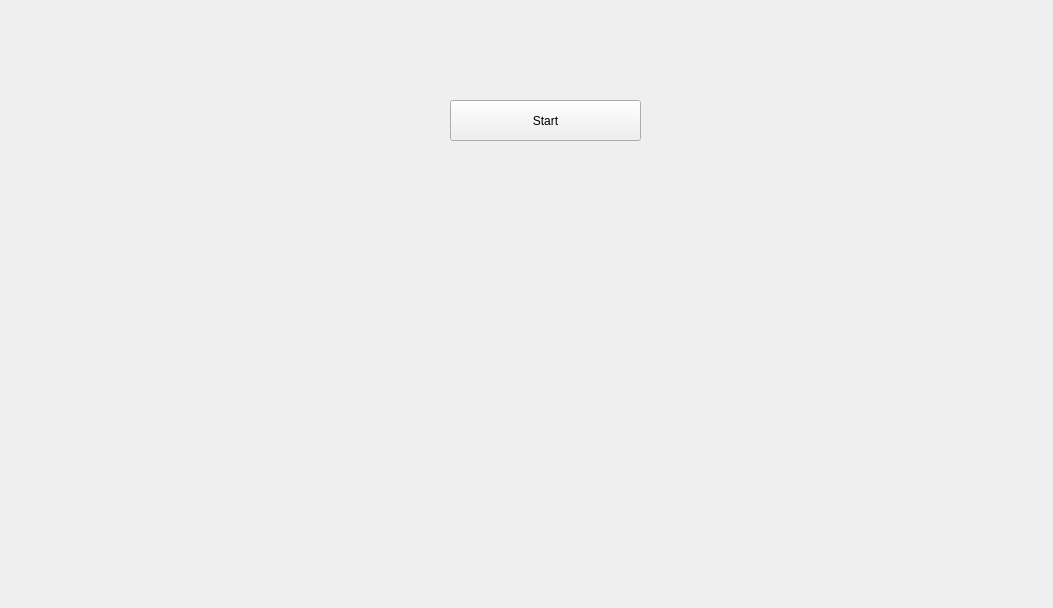
<?xml version="1.0" encoding="UTF-8"?>
<ui version="4.0">
 <class>Form</class>
 <widget class="QWidget" name="Form">
  <property name="geometry">
   <rect>
    <x>0</x>
    <y>0</y>
    <width>1053</width>
    <height>608</height>
   </rect>
  </property>
  <property name="windowTitle">
   <string>Form</string>
  </property>
  <widget class="QPushButton" name="pushButton">
   <property name="geometry">
    <rect>
     <x>450</x>
     <y>100</y>
     <width>191</width>
     <height>41</height>
    </rect>
   </property>
   <property name="text">
    <string>Start</string>
   </property>
  </widget>
 </widget>
 <resources/>
 <connections/>
</ui>
